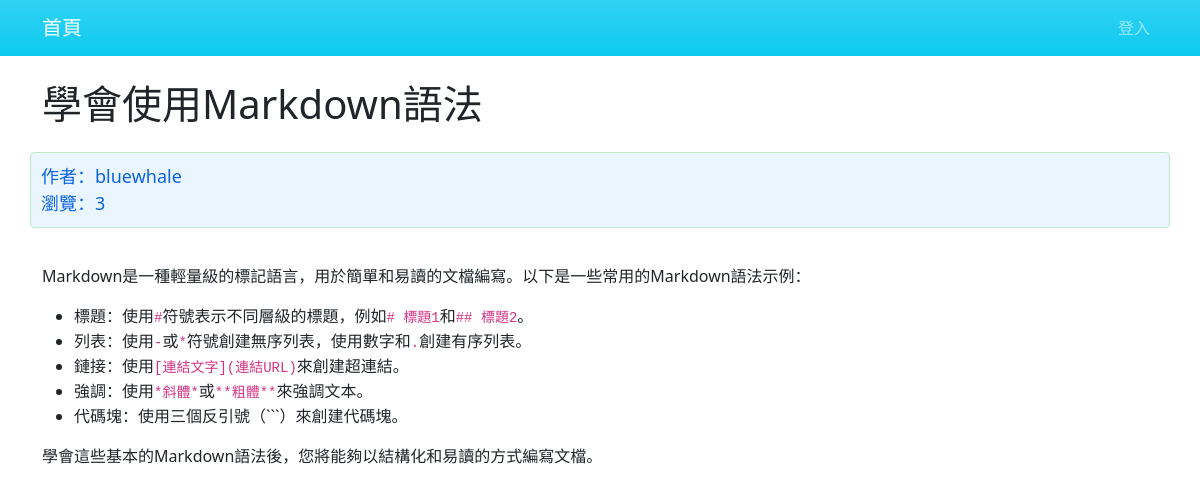
Screenshot of /article/article-detail/29/ with the database file from the repository.
### article/models.py (models this page shows, shortened)
class ArticlePost(models.Model):
    author = models.ForeignKey(User, on_delete=models.CASCADE)
    title = models.CharField(max_length=100)
    body = models.TextField()
    created = models.DateTimeField(default=timezone.now)
    total_views = models.PositiveIntegerField(default=0)
    class Meta:
        ordering = ('-created',)

### article/views.py (the view)
# urls.py: path('article-detail/<int:id>/', views.article_detail, name='article_detail'),
def article_detail(request, id):
    article = ArticlePost.objects.get(id=id)
    article.total_views += 1
    article.save(update_fields=['total_views'])
    article.body = markdown.markdown(article.body, extensions=['markdown.extensions.extra', 'markdown.extensions.codehilite'])
    context = {'article': article}
    return render(request, 'article/detail.html', context)

### templates/article/detail.html (shortened to what this page needs)
{% extends "base.html" %}
{% load %}
{% block content %}
<div class="container">
    <div class="row">
        <h1 class="col-12 mt-4 mb-4">{{ article.title }}</h1>
        <div class="col-12 alert alert-success">
            作者：{{ article.author }}
            <br>
            瀏覽：{{ article.total_views }}
        </div>
        <div class="col-12">
            <p>{{ article.body|safe }}</p>
        </div>
    </div>
</div>
{% endblock content %}

### static/style.css (style rules this page uses)
.alert-success { font-size: large; background-color: #eaf6ff; color: #0c63e4; border-color: #c3e6cb; padding: 10px; margin-bottom: 20px; }

### rows the page displays
ArticlePost: title "學會使用Markdown語法", author "bluewhale", total_views "3", body "Markdown是一種輕量級的標記語言，用於簡單和易讀的文檔編寫。以下是一些常用的Markdown語法示例： 標題：使用 # 符號表示不同層級的標題，例如 # 標題1 和 ## 標題2 。 列表：使用 - 或 * 符號創建無序列表，使用數字和 . 創建有序列表。 鏈接：使用 [連結文字](連結URL) 來創建超連結。 強調：使用 *斜體* 或 **粗體** 來強調文本。 代碼塊：使用三個反引號（```）來創建代碼塊。 學會這些基本的Markdown語法後，您將能夠以結構化和易讀的方式編寫文檔。"
